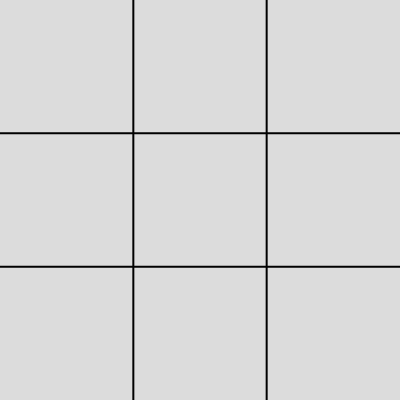
Frame 1 (no input)
Frame 60 (no input): identical to frame 1, image omitted
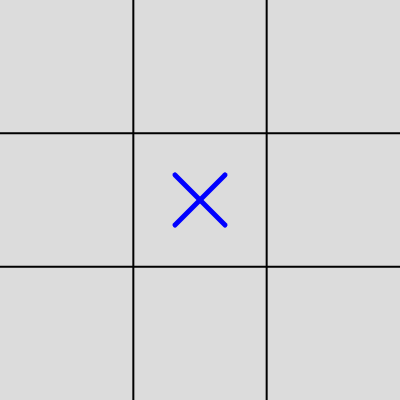
Frame 120 (the mouse pressed at the canvas centre since frame 60)

The p5.js sketch that drew these frames (run headless with seeded random() and noise() and a simulated clock; from frame 60 on, the mouse is pressed at the canvas centre):

// p5.js sketch
// ── sketch.js
var clicks = 0;

function reset() {
  for (var h = 0; h < houses.length; h++) {
    houses[h].state = 0;
    clicks = 0;
  }
}

function check() {
  if (houses[0].state == houses[1].state && houses[1].state == houses[2].state) {
    if (houses[0].state == 1) {
      console.log("Square has won");
      reset();
    }
    if (houses[0].state == 2) {
      console.log("Circle has won");
      reset();
    }
  }
  if (houses[0].state == houses[4].state && houses[4].state == houses[8].state) {
    if (houses[0].state == 1) {
      console.log("Square has won");
      reset();
    }
    if (houses[0].state == 2) {
      console.log("Circle has won");
      reset();
    }
  }
  if (houses[0].state == houses[3].state && houses[3].state == houses[6].state) {
    if (houses[0].state == 1) {
      console.log("Square has won");
      reset();
    }
    if (houses[0].state == 2) {
      console.log("Circle has won");
      reset();
    }
  }
  if (houses[3].state == houses[4].state && houses[4].state == houses[5].state) {
    if (houses[3].state == 1) {
      console.log("Square has won");
      reset();
    }
    if (houses[3].state == 2) {
      console.log("Circle has won");
      reset();
    }
  }
  if (houses[6].state == houses[7].state && houses[7].state == houses[8].state) {
    if (houses[6].state == 1) {
      console.log("Square has won");
      reset();
    }
    if (houses[6].state == 2) {
      console.log("Circle has won");
      reset();
    }
  }
  if (houses[2].state == houses[4].state && houses[4].state == houses[6].state) {
    if (houses[2].state == 1) {
      console.log("Square has won");
      reset();
    }
    if (houses[2].state == 2) {
      console.log("Circle has won");
      reset();
    }
  }
  if (houses[0].state == houses[3].state && houses[3].state == houses[6].state) {
    if (houses[0].state == 1) {
      console.log("Square has won");
      reset();
    }
    if (houses[0].state == 2) {
      console.log("Circle has won");
      reset();
    }
  }
  if (houses[1].state == houses[4].state && houses[4].state == houses[7].state) {
    if (houses[1].state == 1) {
      console.log("Square has won");
      reset();
    }
    if (houses[1].state == 2) {
      console.log("Circle has won");
      reset();
    }
  }
  if (houses[2].state == houses[5].state && houses[5].state == houses[8].state) {
    if (houses[2].state == 1) {
      console.log("Square has won");
      reset();
    }
    if (houses[2].state == 2) {
      console.log("Circle has won");
      reset();
    }
  }
}

function mousePressed() {
  clicks++;
  if (mouseX > 0 && mouseY > 0 && mouseX < width / 3 && mouseY < height / 3) {
    //0
    houses[0].change(clicks);
  }
  if (mouseX < (2 * width) /3 && mouseY < height / 3 && mouseX > width / 3 && mouseY > 0) {
    //1
    houses[1].change(clicks);
  }  
  if (mouseX < width && mouseY < height / 3 && mouseX > (2 * width) / 3 && mouseY > 0) {
    //2
    houses[2].change(clicks);
  }  
  if (mouseX < width / 3 && mouseY < (2 * height) / 3 && mouseX > 0 && mouseY > height / 3) {
    //3
    houses[3].change(clicks);
  }  
  if (mouseX < (2 * width) /3 && mouseY < (2 * height) / 3 && mouseX > width / 3 && mouseY > height / 3) {
    //4
    houses[4].change(clicks);
  }  
  if (mouseX < width && mouseY < (2 * height) / 3 && mouseX > (2 * width) /3 && mouseY > height / 3) {
    //5
    houses[5].change(clicks);
  }  
  if (mouseX < width / 3 && mouseY < height && mouseX > 0 && mouseY > (2 * height) / 3) {
    //6
    houses[6].change(clicks);
  }  
  if (mouseX < (2 * width) /3 && mouseY < height && mouseX > width / 3 && mouseY > (2 * height) / 3) {
    //7
    houses[7].change(clicks);
  }  
  if (mouseX < width && mouseY < height && mouseX > (2 * width) /3 && mouseY > (2 * height) / 3) {
    //8
    houses[8].change(clicks);
  }
}

function house() {
  this.state = 0;
  this.x = 0;
  this.y = 0;
  this.change = function(id) {
    if (id % 2 != 0) {
    this.state = 1;
    }
    if (id % 2 == 0) {
    this.state = 2;  
    }
  }
  this.draw = function() {
     if (this.state == 1) {
      rectMode(CENTER);
      fill(0,0,255);
      stroke(0,0,255);
      strokeWeight(5);
      line(this.x - 25, this.y - 25, this.x + 25, this.y + 25);
      line(this.x + 25, this.y - 25, this.x - 25, this.y + 25);
      stroke(0);
      //square(this.x, this.y, 50);
     }
    if (this.state == 2) {
      fill(255,0,0);
      ellipse(this.x, this.y, 50);
    }
  }
}

var houses = [];

function setup() {
  createCanvas(400, 400);
  for (var i = 0; i < 9; i++) {
    houses[i] = new house();
  }
  houses[0].x = width / 6;
  houses[0].y = height / 6;
  
  houses[1].x = width / 2;
  houses[1].y = height / 6;
  
  houses[2].x = (5 * width) / 6;
  houses[2].y = height / 6;
  
  houses[3].x = width / 6;
  houses[3].y = height/ 2;
  
  houses[4].x = width / 2;
  houses[4].y = height / 2;
  
  houses[5].x = (5 * width) / 6;
  houses[5].y = height / 2;
  
  houses[6].x = width / 6;
  houses[6].y = (5 * height) / 6;
  
  houses[7].x = width / 2;
  houses[7].y = (5 * height) / 6;
  
  houses[8].x = (5 * width) / 6;
  houses[8].y = (5 * height) / 6;
  
}

function draw() {
  background(220);
  strokeWeight(2);
  line(0, height / 3, width, height / 3);
  line(0, (2 * height) / 3, width, (2 * height) / 3);
  line(width / 3, 0, width / 3, height);
  line((2 * width) / 3, 0, (2 * width) / 3, height);
  
  for (var i = 0; i < houses.length; i++) {
    houses[i].draw();
  }
    check();
}
